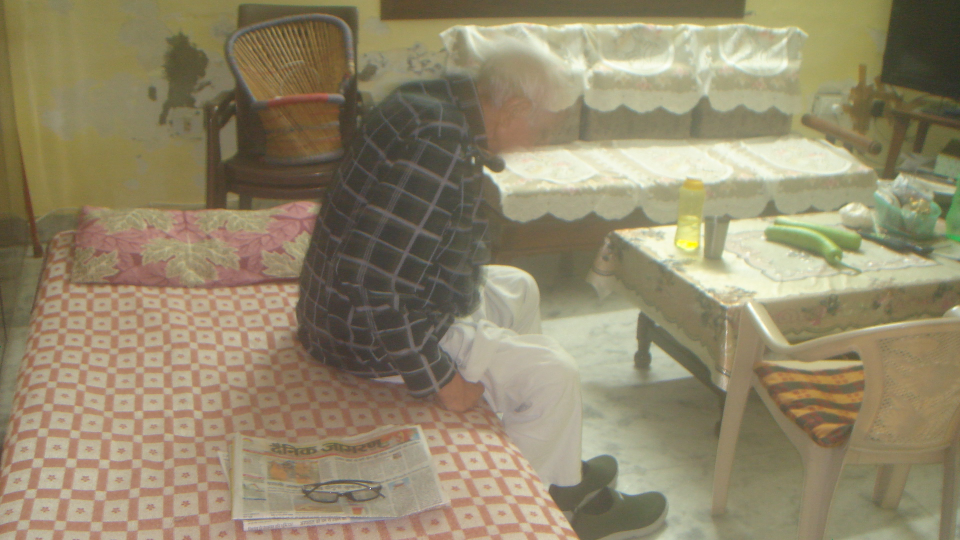
#> input picture Inputs/DSC00015.JPG, 1920 x 1080 px (shown at 1/2 size)
$ python -i input_handler.py   (imports and definitions only)
#> lines starting #> are read from the running program, lines starting #| are printed output that depends on the picture
"""Hyperspectral input handler for image and video inputs.
Supports both image and video inputs with proper metadata extraction.
Also supports ENVI header files, other HSI formats, and LIVE camera/webcam input.
"""

import numpy as np
try:
    import cv2
except ImportError as exc:
    raise ImportError(
        "OpenCV (cv2) is required. Install it with `pip install -r requirements.txt`."
    ) from exc
import os
from datetime import datetime


class InputHandler:
    """Handles input from images, videos, and hyperspectral data for hyperspectral processing.

    Also supports LIVE camera/webcam input (camera index or 'webcam'/'live' string).
    """

    def __init__(self, input_path: str):
        self.input_path = input_path
        self.input_type = self._detect_input_type()
        self.metadata = {}

    def _detect_input_type(self) -> str:
        """Detect if input is image, video, hyperspectral data, or live camera."""
        # Check if input is a numeric camera index (0, 1, 2, etc.)
        if self._is_camera_index(self.input_path):
            return 'live_camera'

        # Check if input is a live camera keyword
        if self.input_path.lower() in ['webcam', 'live', 'camera', '0', '1', '2']:
            return 'live_camera'

        ext = os.path.splitext(self.input_path)[1].lower()
        image_exts = {'.png', '.jpg', '.jpeg', '.tiff', '.tif', '.bmp', '.hdr', '.raw'}
        video_exts = {'.mp4', '.avi', '.mkv', '.mov', '.wmv'}
        hsi_exts = {'.hdr', '.envi', '.bsq', '.bip', '.bil', '.dat'}

        if ext in image_exts:
            return 'image'
        elif ext in video_exts:
            return 'video'
        elif ext in hsi_exts:
            return 'hsi'
        else:
            # Try to open and detect
            # Check if it's a 3D+ array (HSI cube)
            try:
                data = np.load(self.input_path, allow_pickle=False)
                if data.ndim >= 3:
                    return 'hsi'
            except:
                pass

            # Try VideoCapture for video detection
            cap = cv2.VideoCapture(self.input_path)
            is_video = cap.isOpened()
            cap.release()
            return 'video' if is_video else 'image'

    @staticmethod
    def _is_camera_index(input_path: str) -> bool:
        """Check if input path is a numeric camera index."""
        try:
            idx = int(input_path)
            # Camera indices are typically 0, 1, 2, etc.
            # But not strings that look like file paths
            # Exclude common file extensions
            ext = os.path.splitext(input_path)[1].lower()
            if ext in {'.png', '.jpg', '.jpeg', '.tiff', '.tif', '.bmp', '.mp4',
                       '.avi', '.mkv', '.mov', '.wmv', '.hdr', '.envi', '.npy', '.raw'}:
                return False
            # Must be a simple number (possibly with path separators)
            # If it contains path separators, it's likely a file path
            if os.sep in input_path or '/' in input_path.replace(os.sep, '/'):
                return False
            return True
        except (ValueError, TypeError):
            return False

    # [90 lines left out: functions get_metadata, _load_envi_metadata, not called in this run]

    def process_frame(self, frame_idx: int = None) -> np.ndarray:
        """Extract a single frame or sample from input.

        Args:
            frame_idx: Frame index (for videos). None for images.
                       For live_camera: frame index or None for next frame.

        Returns:
            numpy array of frame data in RGB format, float32, normalized [0,1].
        """
        if self.input_type == 'image':
            return self._load_image()
        elif self.input_type == 'live_camera':
            return self._extract_live_frame(frame_idx)
        else:
            return self._extract_video_frame(frame_idx)

    # [42 lines left out: functions _extract_live_frame, _extract_video_frame, not called in this run]

    def _load_image(self) -> np.ndarray:
        """Load image as normalized numpy array."""
        img = cv2.imread(self.input_path)
#> img is the input picture: shape (1080, 1920, 3); mean B, G, R 107.1, 135.4, 146.1
        if img is None:
            raise ValueError(f"Could not load image: {self.input_path}")
        # Convert BGR to RGB
        img = cv2.cvtColor(img, cv2.COLOR_BGR2RGB)
        # Normalize to [0, 1]
        return img.astype(np.float32) / 255.0
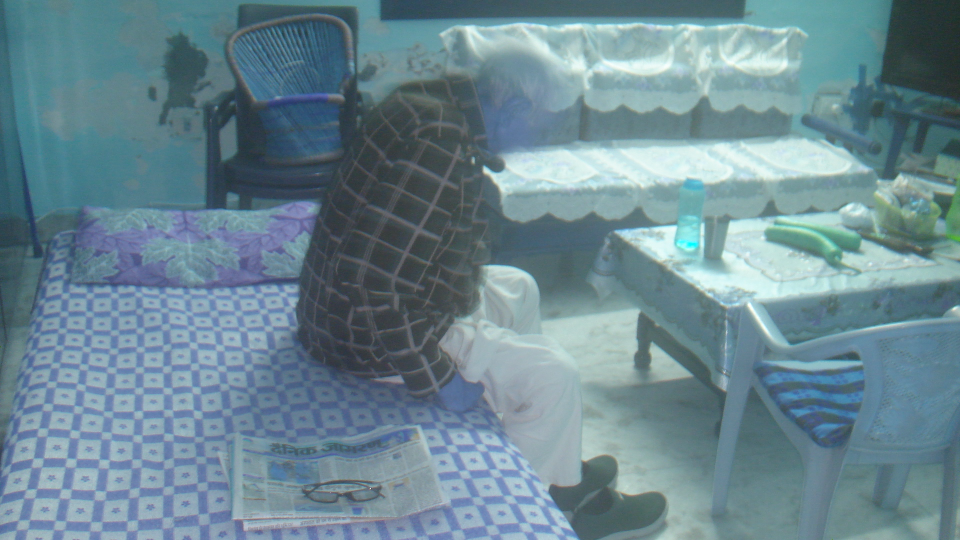
#> returned value: shape (1080, 1920, 3) float32 (shown at 1/2 size); mean of channels 0, 1, 2 0.572, 0.53, 0.42; drawn as B, G, R

    # [10 lines left out: function get_num_frames, not called in this run]

>>> result = InputHandler('Inputs/DSC00015.JPG').process_frame()

$ run again, on Inputs/DSC00026.JPG
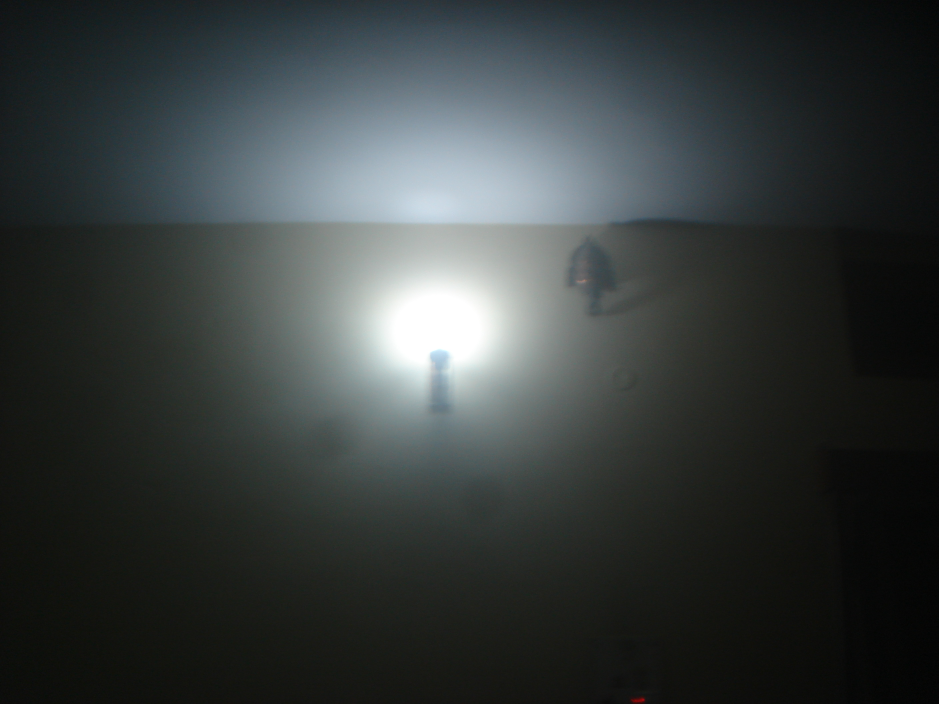
#> input picture Inputs/DSC00026.JPG, 2816 x 2112 px (shown at 1/3 size)
#> in _load_image, img is the input picture: shape (2112, 2816, 3); mean B, G, R 60.3, 60.7, 55.1
#> in _load_image, `return img.astype(np.float32) / 255.0`:
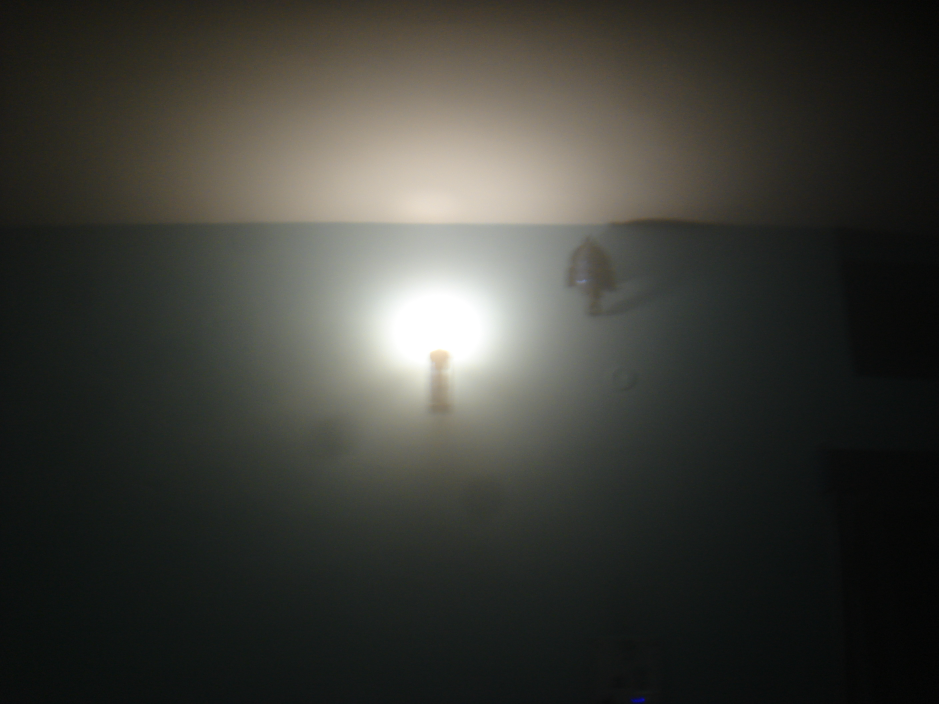
#> returned value: shape (2112, 2816, 3) float32 (shown at 1/3 size); mean of channels 0, 1, 2 0.22, 0.242, 0.238; drawn as B, G, R

$ run again, on Inputs/DSC00028.JPG
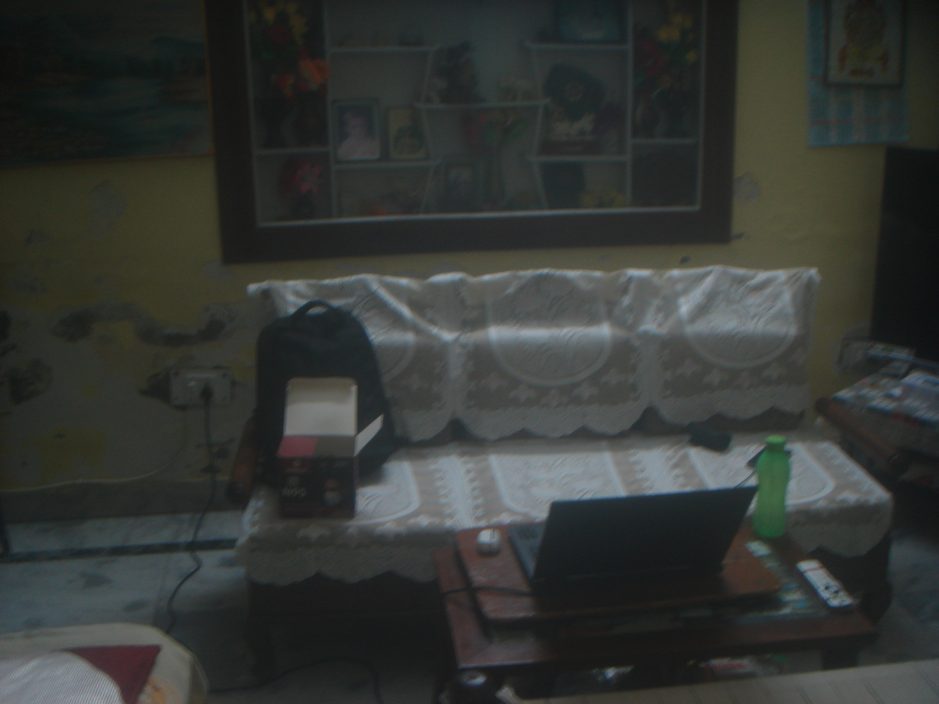
#> input picture Inputs/DSC00028.JPG, 2816 x 2112 px (shown at 1/3 size)
#> in _load_image, img is the input picture: shape (2112, 2816, 3); mean B, G, R 52.6, 55.7, 52.6
#> in _load_image, `return img.astype(np.float32) / 255.0`:
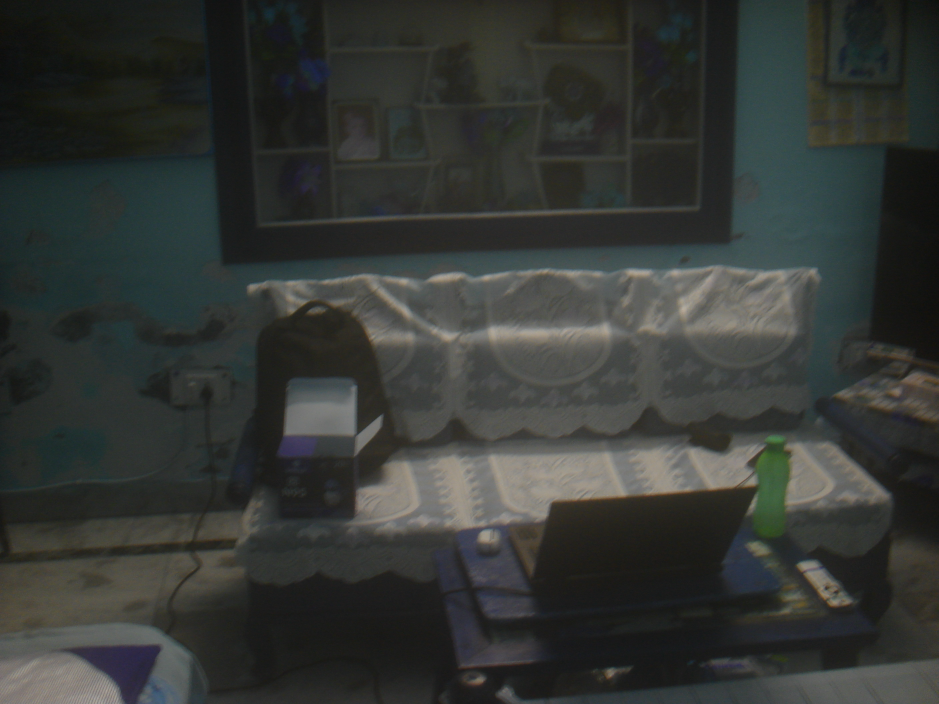
#> returned value: shape (2112, 2816, 3) float32 (shown at 1/3 size); mean of channels 0, 1, 2 0.208, 0.22, 0.208; drawn as B, G, R
